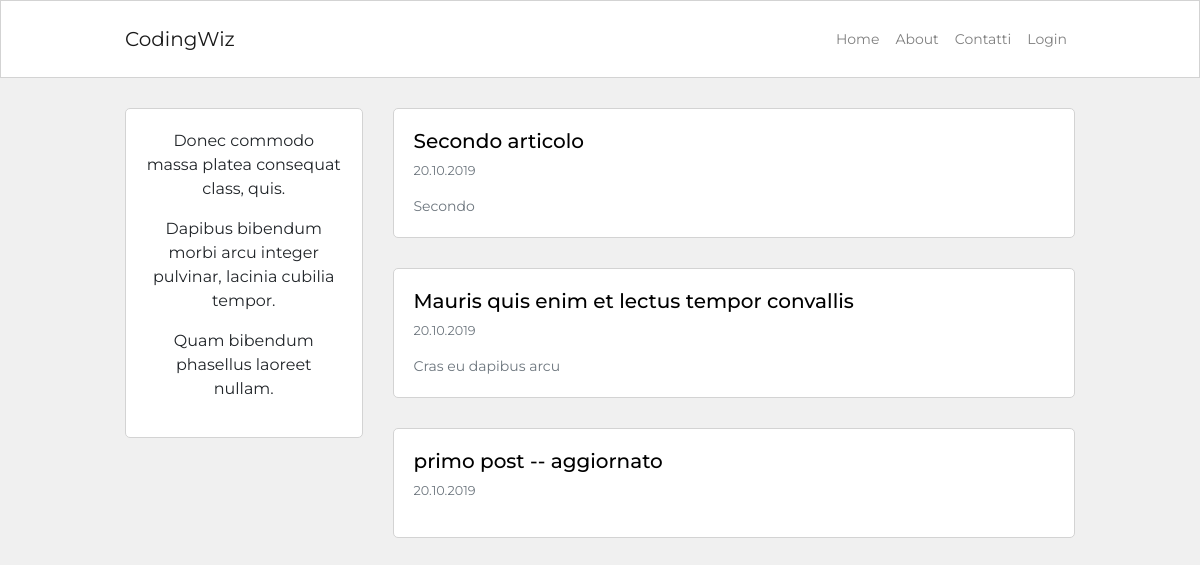
Before: / with the older database file.
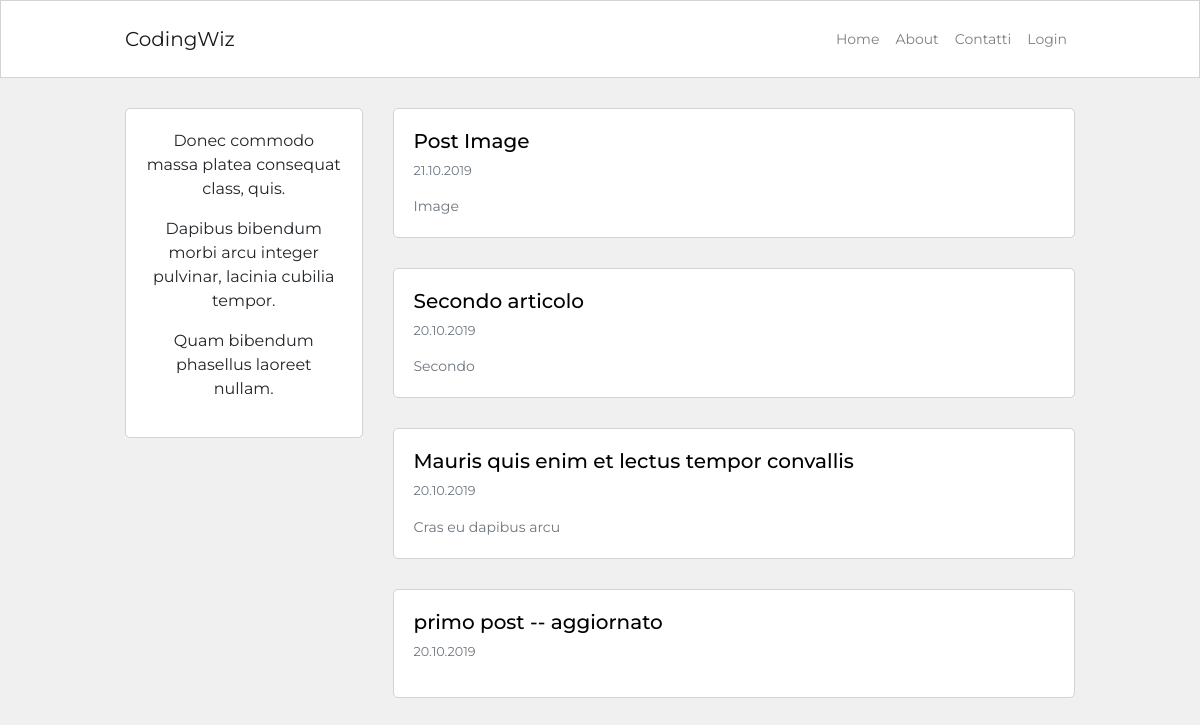
After: the same page with the newer database file.
### blog/models.py (models this page shows, shortened)
class Post(db.Model):
    id = db.Column(db.Integer, primary_key=True)
    user_id = db.Column(db.Integer, db.ForeignKey('user.id'), nullable=False)
    created_at = db.Column(db.DateTime, default=datetime.now)
    title = db.Column(db.String(120), nullable=False)
    description = db.Column(db.String(240))
    body = db.Column(db.Text(), nullable=False)
    slug = db.Column(db.String(250))
    image = db.Column(db.String(120))

### blog/routes.py (the view)
@app.route('/')
def homepage():
    posts = Post.query.order_by(Post.created_at.desc()).all()
    return render_template("homepage.html",
                           posts=posts)

### blog/templates/homepage.html (shortened to what this page needs)
{% extends 'base.html' %}
{% block content %}
    <div class="container content-container">
        <div class="row no-gutters">
            <div class="col-md-9 order-md-2">
                {% for post in posts %}
                    <div class="single-post-home">
                        <h5>
                            <a class="custom-link"
                               href="{{ url_for('post_detail', post_slug=post.slug) }}">
                                {{ post.title }}
                            </a>
                        </h5>
                        <p class="p-small-two text-muted">{{ post.created_at.strftime('%d.%m.%Y') }}</p>
                        {% if post.description %}
                            <p class="p-small-one text-muted mb-0">
                                {{ post.description }}
                            </p>
                        {% endif %}
                    </div>
                {% endfor %}
            </div>
            <div class="col-md-3 order-md-1">
                {% include 'about_me_snippet.html' %}
            </div>
        </div>
    </div>
{% endblock %}

### blog/templates/base.html (shortened to what this page needs)
<!DOCTYPE html>
<html lang="en">
<head>
    <link rel="stylesheet" href="https://stackpath.bootstrapcdn.com/bootstrap/4.3.1/css/bootstrap.min.css"
>
    <link rel="stylesheet" type="text/css" href="{{ url_for('static', filename='blog.css') }}">
</head>
<body>
<nav class="navbar navbar-expand-lg navbar-light navbar-bg-white">
    <div class="container navbar-container">
        <a class="navbar-brand" href="{{ url_for('homepage') }}">CodingWiz</a>
        <div class="collapse navbar-collapse" id="navbarSupportedContent">
            <div class="navbar-nav ml-auto">
                    <a class="nav-link" href="{{ url_for('homepage') }}">Home <span class="sr-only">(current)</span></a>
                    <a class="nav-link" href="{{ url_for('about') }}">About</a>
                    <a class="nav-link" href="#">Contatti</a>
                {% if current_user.is_authenticated %}
                    <a class="nav-link" href="{{ url_for('post_create') }}">Crea Post</a>
                    <a class="nav-link" href="{{ url_for('logout') }}">Logout</a>
                    {% else %}
                    <a class="nav-link" href="{{ url_for('login') }}">Login</a>
                {% endif %}
            </div>
        </div>
    </div>
</nav>
{% block content %}
{% endblock %}
</body>
</html>

### blog/templates/about_me_snippet.html
<div class="about-snippet-block text-center">
        {{ lipsum(n=3, min=5, max=10) }}
</div>

### blog/static/blog.css (style rules this page uses)
html, body { font-family: 'Montserrat', sans-serif; background-color: #f0f0f0; }
.navbar-bg-white { background-color: #ffffff; border: 1px solid #d3d3d3; }
.navbar-container { max-width: 950px; font-size: 0.875rem; padding: 10px 0px 10px 0px; }
.content-container { max-width: 950px; margin-top: 30px; margin-bottom: 30px; padding: 0px; }
.about-snippet-block { background-color: #ffffff; border: 1px solid #d3d3d3; border-radius: 5px; padding: 20px; }
.single-post-home { background-color: #ffffff; border: 1px solid #d3d3d3; border-radius: 5px; padding: 20px; margin-bottom: 30px; }
.p-small-one { font-size: 0.875rem; }
.p-small-two { font-size: 0.800rem; }
.custom-link { color: #000000; }
@media (min-width: 768px) { .single-post-home { margin-left: 30px; } }

Changed rows visible on the page:
added Post: title "Post Image", created_at "21.10.2019", description "Image"
